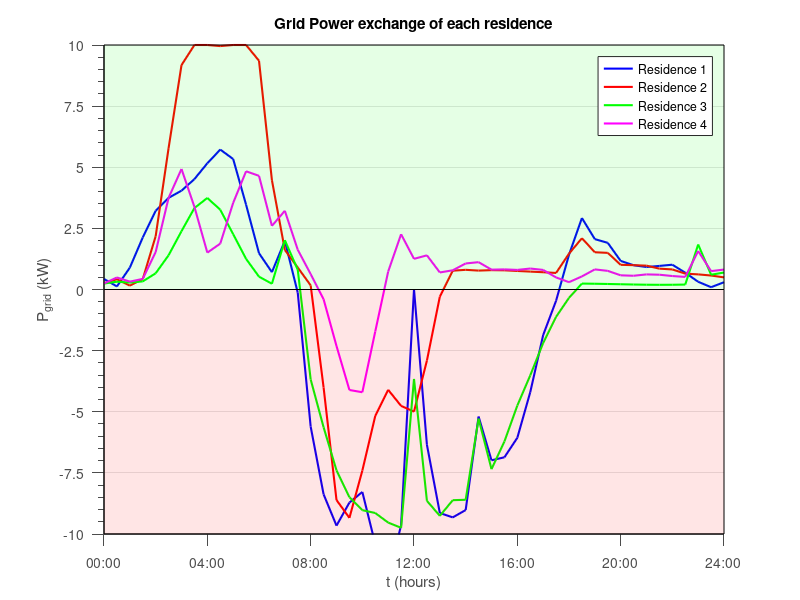
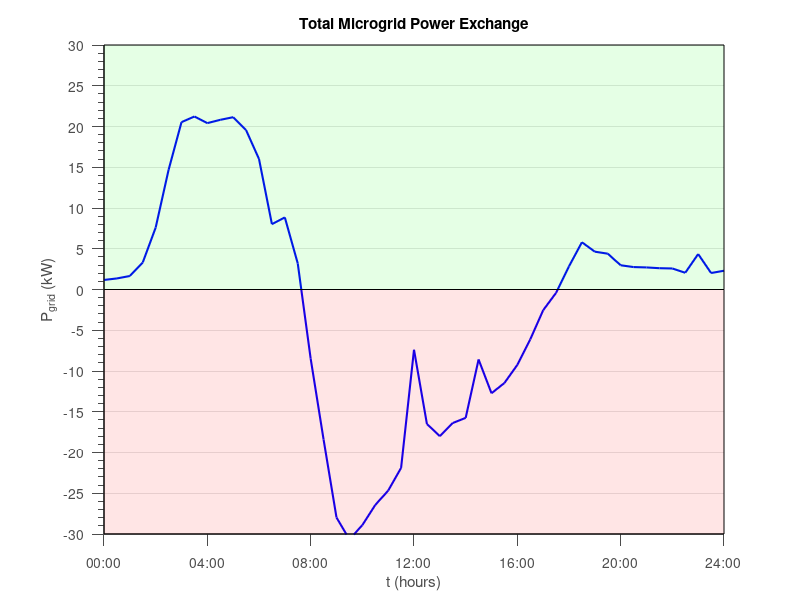

The MATLAB source for these figures, in order:
clear all; close all; clc;

load('kanellos_R1.mat')
p_PEV(:,1)=PPEV;
p_BAT(:,1)=PBAT;
p_QEC(:,1)=QEC_electric;
p_LOAD(:,1)=PLOAD;
socBAT(:,1) = state_of_charge_bat;
socPEV(:,1) = state_of_charge_ev;
indoor_temperature_table(:,1)=indoor_temperature;
outdoor_temperature(:,1)=outdoor_temperature_temp;
home_load(:,1)=home_load_temp;
PV_Production(:,1)=PV_Production_temp;
cost(1)=final_cost;

load('kanellos_R2.mat')
p_PEV(:,2)=PPEV;
p_QEC(:,2)=QEC_electric;
p_LOAD(:,2)=PLOAD;
socPEV(:,2) = state_of_charge_ev;
indoor_temperature_table(:,2)=indoor_temperature;
outdoor_temperature(:,2)=outdoor_temperature_temp;
home_load(:,2)=home_load_temp;
cost(2)=final_cost;

load('kanellos_R3.mat')
p_BAT(:,3)=PBAT;
p_LOAD(:,3)=PLOAD;
socBAT(:,3) = state_of_charge_bat;
home_load(:,3)=home_load_temp;
PV_Production(:,3)=PV_Production_temp;
cost(3)=final_cost;

load('kanellos_R4.mat')
p_PEV(:,4)=PPEV;
p_QEC(:,4)=QEC_electric;
p_LOAD(:,4)=PLOAD;
socPEV(:,4) = state_of_charge_ev;
indoor_temperature_table(:,4)=indoor_temperature;
outdoor_temperature(:,4)=outdoor_temperature_temp;
home_load(:,4)=home_load_temp;
cost(4)=final_cost;

p_GRID(:,1) = p_PEV(:,1) + p_BAT(:,1) + p_QEC(:,1) + p_LOAD(:,1) - PV_Production(:,3);
p_GRID(:,2) = p_PEV(:,2) + p_QEC(:,2) + p_LOAD(:,2);
for i=1:49
    if p_GRID(i,2) > 10
        p_GRID(i,2) = 10;
    end
end
p_GRID(:,3) = p_BAT(:,3) + p_LOAD(:,3) - PV_Production(:,3);
p_GRID(:,4) = p_PEV(:,4) + p_QEC(:,4) + p_LOAD(:,4);

p_total_GRID = sum(p_GRID,2);


figure
hold on;
plot(t,p_GRID(:,1),'b','LineWidth', 1.5);
plot(t,p_GRID(:,2),'r','LineWidth', 1.5);
plot(t,p_GRID(:,3),'g','LineWidth', 1.5);
plot(t,p_GRID(:,4),'m','LineWidth', 1.5);
xBox = [0, 24, 24, 0];
yBox = [0, 0, 10, 10];
patch(xBox, yBox, 'black', 'FaceColor', 'green', 'FaceAlpha', 0.1);
xBox = [0 24 24 0];
yBox = [0 0 -10 -10];
patch(xBox, yBox, 'black', 'FaceColor', 'red', 'FaceAlpha', 0.1);
axis([0 24 -10 10])
title('Grid Power exchange of each residence')
xlabel('t (hours)')
ylabel('P_g_r_i_d (kW)')
set(gca, 'Box', 'off', 'TickDir', 'out', 'TickLength', [.02 .02], ...
    'XMinorTick', 'off', 'YMinorTick', 'on', 'YGrid', 'on', ...
    'XColor', [.3 .3 .3], 'YColor', [.3 .3 .3], 'YTick', -10:2.5:10,'LineWidth', 1)
set(gca, 'FontName', 'Helvetica')
xticks(0:4:24)
xticklabels({'00:00','04:00','08:00','12:00','16:00','20:00','24:00'})
legend('Residence 1','Residence 2','Residence 3','Residence 4');


figure
hold on;
plot(t,p_total_GRID,'b','LineWidth', 1.5);
xBox = [0, 24, 24, 0];
yBox = [0, 0, 30, 30];
patch(xBox, yBox, 'black', 'FaceColor', 'green', 'FaceAlpha', 0.1);
xBox = [0 24 24 0];
yBox = [0 0 -30 -30];
patch(xBox, yBox, 'black', 'FaceColor', 'red', 'FaceAlpha', 0.1);
axis([0 24 -30 30])
title('Total Microgrid Power Exchange')
xlabel('t (hours)')
ylabel('P_g_r_i_d (kW)')
set(gca, 'Box', 'off', 'TickDir', 'out', 'TickLength', [.02 .02], ...
    'XMinorTick', 'off', 'YMinorTick', 'on', 'YGrid', 'on', ...
    'XColor', [.3 .3 .3], 'YColor', [.3 .3 .3], 'YTick', -30:5:30,'LineWidth', 1)
set(gca, 'FontName', 'Helvetica')
xticks(0:4:24)
xticklabels({'00:00','04:00','08:00','12:00','16:00','20:00','24:00'})




